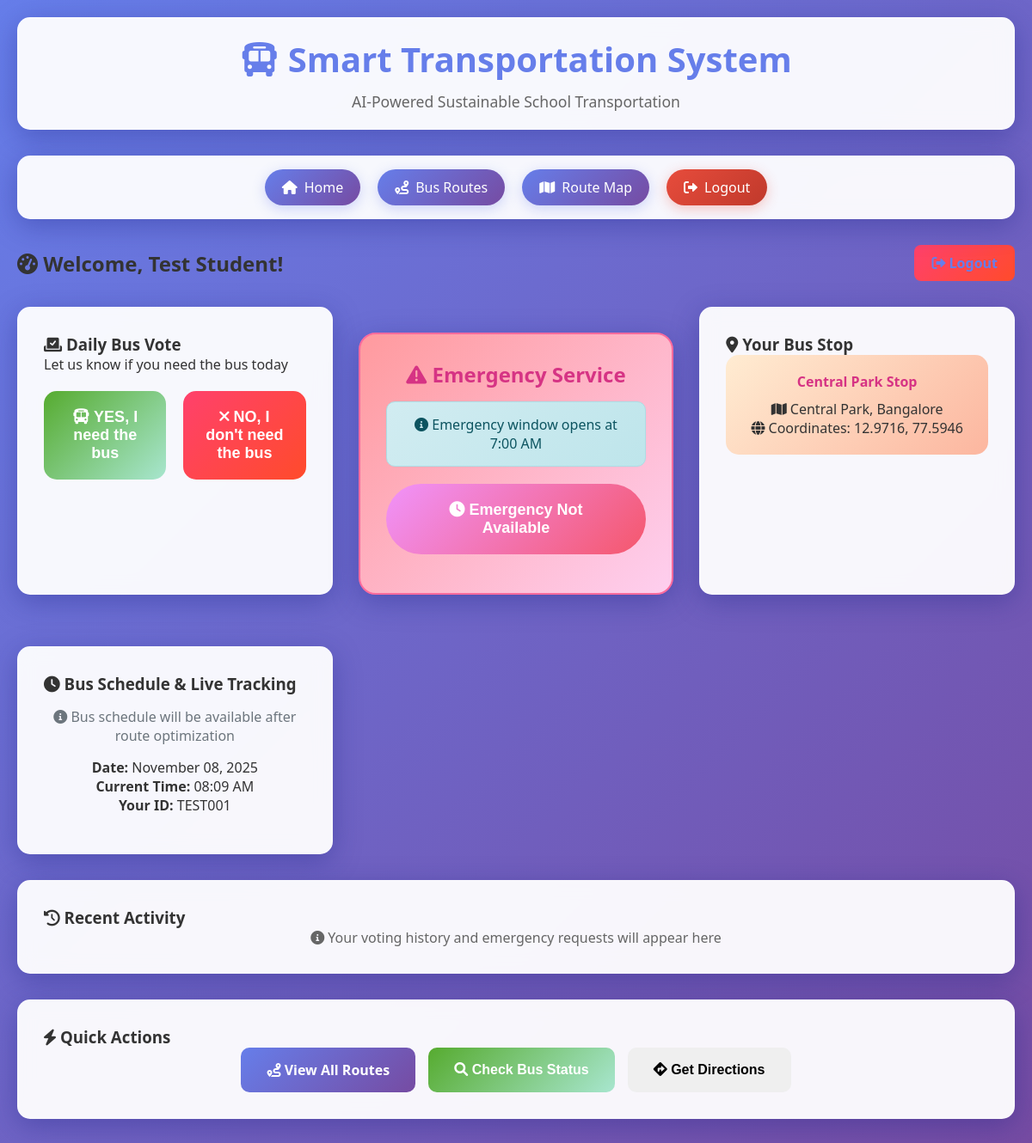
The app's page /dashboard (signed in) with its own data.
### app.py (models this page shows)
class Student(UserMixin, db.Model):
    id = db.Column(db.Integer, primary_key=True)
    student_id = db.Column(db.String(20), unique=True, nullable=False)
    name = db.Column(db.String(100), nullable=False)
    password_hash = db.Column(db.String(120), nullable=False)
    stop_id = db.Column(db.Integer, db.ForeignKey('bus_stop.id'), nullable=False)
    created_at = db.Column(db.DateTime, default=datetime.utcnow)
    stop = db.relationship('BusStop', backref='students')
    votes = db.relationship('DailyVote', backref='student', lazy=True)
    emergency_requests = db.relationship('EmergencyRequest', backref='student', lazy=True)

class BusStop(db.Model):
    id = db.Column(db.Integer, primary_key=True)
    name = db.Column(db.String(100), nullable=False)
    latitude = db.Column(db.Float, nullable=False)
    longitude = db.Column(db.Float, nullable=False)
    address = db.Column(db.String(200))
    created_at = db.Column(db.DateTime, default=datetime.utcnow)

### app.py (the view)
@app.route('/dashboard')
@login_required
def dashboard():
    today = datetime.now().date()
    today_vote = DailyVote.query.filter_by(
        student_id=current_user.id,
        vote_date=today
    ).first()
    emergency_active = is_emergency_window_active()
    bus_schedule = get_bus_schedule_data()
    recent_emergencies = EmergencyRequest.query.filter_by(
        student_id=current_user.id
    ).order_by(EmergencyRequest.request_time.desc()).limit(3).all()
    return render_template('dashboard.html',
                         current_user=current_user,
                         today_vote=today_vote,
                         emergency_active=emergency_active,
                         user_stop=current_user.stop,
                         now=datetime.now(),
                         bus_schedule=bus_schedule,
                         bus_location=None,
                         recent_emergencies=recent_emergencies)

### app.py (called while the page is built, shortened)
@login_manager.user_loader
def load_user(user_id):
    return Student.query.get(int(user_id))

def get_bus_schedule_data():
    today = datetime.now().date()
    route_assignments = RouteAssignment.query.filter_by(
        route_date=today
    ).all()
    schedule_data = []
    return schedule_data

def is_emergency_window_active():
    now = datetime.now()
    morning_start = now.replace(hour=6, minute=0, second=0, microsecond=0)
    morning_end = now.replace(hour=8, minute=0, second=0, microsecond=0)
    afternoon_start = now.replace(hour=15, minute=0, second=0, microsecond=0)
    afternoon_end = now.replace(hour=17, minute=0, second=0, microsecond=0)
    return (morning_start <= now <= morning_end) or (afternoon_start <= now <= afternoon_end)

### templates/dashboard.html (shortened to what this page needs)
{% extends "base.html" %}
{% block content %}
<div class="nav">
    <h2><i class="fas fa-tachometer-alt"></i> Welcome, {{ current_user.name }}!</h2>
    <a href="{{ url_for('logout') }}" class="btn btn-danger">
        <i class="fas fa-sign-out-alt"></i> Logout
    </a>
</div>
<div class="dashboard-grid">
    <div class="card">
        <h3><i class="fas fa-vote-yea"></i> Daily Bus Vote</h3>
        <p>Let us know if you need the bus today</p>
        {% if today_vote %}
            <div class="alert alert-success">
                <i class="fas fa-check-circle"></i>
                You voted: <strong>{{ 'YES' if today_vote.needs_bus else 'NO' }}</strong> for bus today
            </div>
            <p><small>Voted at: {{ today_vote.voted_at.strftime('%I:%M %p') }}</small></p>
        {% else %}
            <form method="POST" action="{{ url_for('vote') }}">
                <div class="vote-buttons">
                    <button type="submit" name="needs_bus" value="yes" class="btn btn-success vote-btn">
                        <i class="fas fa-bus"></i> YES, I need the bus
                    </button>
                    <button type="submit" name="needs_bus" value="no" class="btn btn-danger vote-btn">
                        <i class="fas fa-times"></i> NO, I don't need the bus
                    </button>
                </div>
            </form>
        {% endif %}
    </div>
    <div class="card emergency-section {% if emergency_active %}emergency-active{% endif %}">
        <h3><i class="fas fa-exclamation-triangle"></i> Emergency Service</h3>
        {% if emergency_active %}
            <div class="alert alert-danger">
                <i class="fas fa-clock"></i> Emergency window is active (7:00 AM - 7:30 AM)
            </div>
            <button onclick="requestEmergency()" class="btn btn-warning">
                <i class="fas fa-bell"></i> Request Emergency Bus
            </button>
            <p><small>Click if you missed your regular bus</small></p>
        {% else %}
            <div class="alert alert-info">
                <i class="fas fa-info-circle"></i> Emergency window opens at 7:00 AM
            </div>
            <button class="btn btn-warning" disabled>
                <i class="fas fa-clock"></i> Emergency Not Available
            </button>
        {% endif %}
    </div>
    <div class="card">
        <h3><i class="fas fa-map-marker-alt"></i> Your Bus Stop</h3>
        <div class="stop-info">
            <h4>{{ user_stop.name }}</h4>
            <p><i class="fas fa-map"></i> {{ user_stop.address }}</p>
            <p><i class="fas fa-globe"></i> Coordinates: {{ "%.4f"|format(user_stop.latitude) }}, {{ "%.4f"|format(user_stop.longitude) }}</p>
        </div>
    </div>
    <div class="card">
        <h3><i class="fas fa-clock"></i> Bus Schedule & Live Tracking</h3>
        <div style="text-align: center;">
            {% if bus_schedule %}
                <div style="margin: 15px 0; padding: 15px; background: #f8f9fa; border-radius: 10px;">
                    <h4><i class="fas fa-bus"></i> {{ bus_schedule.route_name }}</h4>
                    <div style="background: #e8f5e8; padding: 10px; border-radius: 5px; margin: 10px 0;">
                        <strong><i class="fas fa-graduation-cap"></i> Destination: Vignan Institute of Technology</strong><br>
                        <small>Deshmuki, Hyderabad</small>
                    </div>
                    <div style="display: flex; justify-content: space-around; margin: 10px 0;">
                        <div>
                            <strong>Departure:</strong><br>
                            <span style="font-size: 1.2em; color: #007bff;">{{ bus_schedule.departure_time.strftime('%I:%M %p') }}</span>
                        </div>
                        <div>
                            <strong>Arrival at Vignan:</strong><br>
                            <span style="font-size: 1.2em; color: #28a745;">{{ bus_schedule.arrival_time.strftime('%I:%M %p') }}</span>
                        </div>
                    </div>
                    <div style="margin: 10px 0;">
                        <strong>Bus Number:</strong> {{ bus_schedule.bus_number }}<br>
                        <strong>Driver:</strong> {{ bus_schedule.driver_name }}<br>
                        <strong>Route to Vignan:</strong> {{ bus_schedule.route_name }}
                    </div>
                    {% if bus_location %}
                        <div style="margin: 15px 0; padding: 10px; background: #d4edda; border-radius: 5px;">
                            <strong><i class="fas fa-map-marker-alt"></i> Live Location:</strong><br>
                            <span id="live-location">{{ bus_location.status.title() }}</span><br>
                            <small>Updated: {{ bus_location.timestamp.strftime('%I:%M %p') }}</small>
                        </div>
                    {% else %}
                        <div style="margin: 10px 0; color: #6c757d;">
                            <i class="fas fa-info-circle"></i> Bus location will appear when tracking starts
                        </div>
                    {% endif %}
                </div>
            {% else %}
                <div style="margin: 15px 0; color: #6c757d;">
                    <i class="fas fa-info-circle"></i> Bus schedule will be available after route optimization
                </div>
            {% endif %}
            <div style="margin: 15px 0;">
                <strong>Date:</strong> {{ now.strftime('%B %d, %Y') }}<br>
                <strong>Current Time:</strong> {{ now.strftime('%I:%M %p') }}<br>
                <strong>Your ID:</strong> {{ current_user.student_id }}
            </div>
        </div>
    </div>
</div>
<div class="card">
    <h3><i class="fas fa-history"></i> Recent Activity</h3>
    <div style="text-align: center; color: #666;">
        <i class="fas fa-info-circle"></i>
        Your voting history and emergency requests will appear here
    </div>
</div>
<div class="card">
    <h3><i class="fas fa-bolt"></i> Quick Actions</h3>
    <div style="display: flex; gap: 15px; flex-wrap: wrap; justify-content: center;">
        <a href="{{ url_for('bus_routes') }}" class="btn btn-primary">
            <i class="fas fa-route"></i> View All Routes
        </a>
        <button onclick="checkBusStatus()" class="btn btn-success">
            <i class="fas fa-search"></i> Check Bus Status
        </button>
        <button onclick="getDirections()" class="btn btn-info">
            <i class="fas fa-directions"></i> Get Directions
        </button>
    </div>
</div>
{% endblock %}

### templates/base.html (shortened to what this page needs)
<!DOCTYPE html>
<html lang="en">
<head>
    <link rel="stylesheet" href="{{ url_for('static', filename='css/style.css') }}">
    <link rel="stylesheet" href="https://cdnjs.cloudflare.com/ajax/libs/font-awesome/6.0.0/css/all.min.css">
</head>
<body>
    <div class="container">
        <div class="header">
            <h1><i class="fas fa-bus"></i> Smart Transportation System</h1>
            <p>AI-Powered Sustainable School Transportation</p>
        </div>
        <nav class="main-nav">
            <div class="nav-links">
                <a href="{{ url_for('index') }}" class="nav-link">
                    <i class="fas fa-home"></i> Home
                </a>
                {% if current_user.is_authenticated %}
                <a href="{{ url_for('bus_routes') }}" class="nav-link">
                    <i class="fas fa-route"></i> Bus Routes
                </a>
                <a href="{{ url_for('route_map') }}" class="nav-link">
                    <i class="fas fa-map"></i> Route Map
                </a>
                {% endif %}
                {% if current_user.is_authenticated %}
                <a href="{{ url_for('logout') }}" class="nav-link logout">
                    <i class="fas fa-sign-out-alt"></i> Logout
                </a>
                {% endif %}
            </div>
        </nav>
        {% block content %}{% endblock %}
    </div>
</body>
</html>

### static/css/style.css (style rules this page uses)
* { margin: 0; padding: 0; box-sizing: border-box; }
body { font-family: 'Segoe UI', Tahoma, Geneva, Verdana, sans-serif; background: linear-gradient(135deg, #667eea 0%, #764ba2 100%); min-height: 100vh; color: #333; }
.container { max-width: 1200px; margin: 0 auto; padding: 20px; }
.header { background: rgba(255, 255, 255, 0.95); backdrop-filter: blur(10px); border-radius: 15px; padding: 20px; margin-bottom: 30px; box-shadow: 0 8px 32px rgba(31, 38, 135, 0.37); border: 1px solid rgba(255, 255, 255, 0.18); }
.header h1 { color: #667eea; text-align: center; font-size: 2.5rem; margin-bottom: 10px; }
.header p { text-align: center; color: #666; font-size: 1.1rem; }
.main-nav { background: rgba(255, 255, 255, 0.95); backdrop-filter: blur(10px); border-radius: 15px; padding: 15px 20px; margin-bottom: 30px; box-shadow: 0 8px 32px rgba(31, 38, 135, 0.37); border: 1px solid rgba(255, 255, 255, 0.18); }
.nav-links { display: flex; justify-content: center; align-items: center; gap: 20px; flex-wrap: wrap; }
.nav-link { display: flex; align-items: center; gap: 8px; padding: 10px 20px; background: linear-gradient(135deg, #667eea 0%, #764ba2 100%); color: white; text-decoration: none; border-radius: 25px; font-weight: 500; transition: all 0.3s ease; box-shadow: 0 4px 15px rgba(102, 126, 234, 0.3); }
.nav-link.logout { background: linear-gradient(135deg, #e74c3c 0%, #c0392b 100%); box-shadow: 0 4px 15px rgba(231, 76, 60, 0.3); }
.card { background: rgba(255, 255, 255, 0.95); backdrop-filter: blur(10px); border-radius: 15px; padding: 30px; margin-bottom: 30px; box-shadow: 0 8px 32px rgba(31, 38, 135, 0.37); border: 1px solid rgba(255, 255, 255, 0.18); transition: transform 0.3s ease, box-shadow 0.3s ease; }
.btn { padding: 15px 30px; border: none; border-radius: 10px; font-size: 16px; font-weight: 600; cursor: pointer; transition: all 0.3s ease; text-decoration: none; display: inline-block; text-align: center; }
.btn-primary { background: linear-gradient(135deg, #667eea, #764ba2); color: white; }
.btn-success { background: linear-gradient(135deg, #56ab2f, #a8e6cf); color: white; }
.btn-danger { background: linear-gradient(135deg, #ff416c, #ff4b2b); color: white; }
.btn-warning { background: linear-gradient(135deg, #f093fb, #f5576c); color: white; font-size: 18px; padding: 20px 40px; border-radius: 50px; animation: pulse 2s infinite; }
.vote-buttons { display: flex; gap: 20px; justify-content: center; margin-top: 20px; }
.vote-btn { flex: 1; max-width: 200px; padding: 20px; font-size: 18px; border-radius: 15px; }
.emergency-section { background: linear-gradient(135deg, #ff9a9e, #fecfef); border: 2px solid #ff6b9d; text-align: center; padding: 30px; border-radius: 20px; margin: 30px 0; }
.emergency-section h3 { color: #d63384; margin-bottom: 15px; font-size: 1.5rem; }
.alert { padding: 15px; border-radius: 10px; margin-bottom: 20px; font-weight: 500; }
.alert-info { background: linear-gradient(135deg, #d1ecf1, #bee5eb); border: 1px solid #abdde5; color: #0c5460; }
.dashboard-grid { display: grid; grid-template-columns: repeat(auto-fit, minmax(300px, 1fr)); gap: 30px; margin-top: 30px; }
.stop-info { background: linear-gradient(135deg, #ffecd2, #fcb69f); border-radius: 15px; padding: 20px; text-align: center; }
.stop-info h4 { color: #d63384; margin-bottom: 10px; }
.nav { display: flex; justify-content: space-between; align-items: center; margin-bottom: 20px; }
.nav a { color: #667eea; text-decoration: none; font-weight: 600; padding: 10px 20px; border-radius: 8px; transition: background 0.3s ease; }

### records on screen
Student: name "Test Student", student_id "TEST001"
BusStop: name "Central Park Stop", address "Central Park, Bangalore", latitude "12.9716", longitude "77.5946"

### other values on screen
{{ now.strftime('%B %d, %Y') }} "November 08, 2025"
{{ now.strftime('%I:%M %p') }} "08:09 AM"
